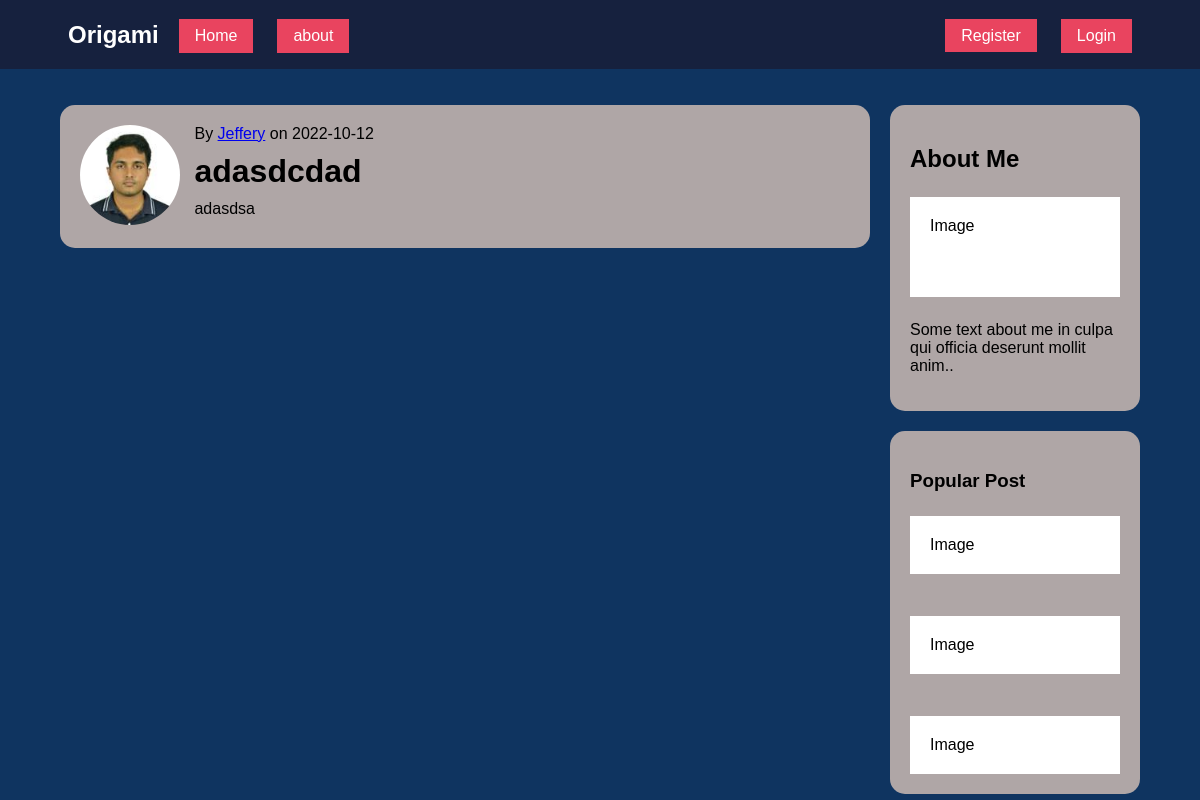
Screenshot of /post/8 with the database file from the repository.
### origami/models.py (models this page shows, shortened)
class User(db.Model, UserMixin):
    id = db.Column(db.Integer, primary_key=True)
    username = db.Column(db.String(20), unique=True, nullable=False)
    email = db.Column(db.String(120), unique=True, nullable=False)
    image_file = db.Column(db.String(20), nullable=False, default='default.jpg')
    password = db.Column(db.String(60), nullable=False)
    posts = db.relationship('Post', backref='author', lazy=True)

class Post(db.Model):
    id = db.Column(db.Integer, primary_key=True)
    title = db.Column(db.String(100), nullable=False)
    date_posted = db.Column(db.DateTime, nullable=False, default=datetime.utcnow)
    content = db.Column(db.Text, nullable=False)
    user_id = db.Column(db.Integer, db.ForeignKey('user.id'), nullable=False)

### origami/routes.py (the view)
@app.route("/post/<int:post_id>")
def post(post_id):
    post = Post.query.get_or_404(post_id)
    return render_template('post.html', title=post.title, post=post)

### origami/templates/post.html (shortened to what this page needs)
{% extends "layout.html" %}
{% block content %}
<div class="leftcolumn">
    <div class="card">
        <img src="{{url_for('static',filename='profile_pics/'+ post.author.image_file)}}" class="profile-pic image-size" alt="users profile pics">
        <div class="text-file">
            <p>By <a href="{{url_for('user_posts', username=post.author.username)}}">{{ post.author.username }}</a> on {{ post.date_posted.strftime('%Y-%m-%d') }}</p>
            <h1>{{ post.title }}</h1>
            <p>{{ post.content }}</p>
        </div>
    </div>
</div>
{% endblock content %}

### origami/static/css/style.css (style rules this page uses)
:root { box-sizing: border-box; }
body { margin: 0; background-color: #0F3460; font-family: Arial, Helvetica, sans-serif; }
body * + * { margin-top: 1.5em; }
.leftcolumn { float:left; width:75%; margin-top: 0; }
.card { background-color: #afa6a6; padding: 20px; margin-top: 20px; border-radius: 15px; }
.profile-pic { display: inline-block; vertical-align:top; border-radius: 50%; }
.text-file { display: inline-block; margin: 0; margin-left: 10px; }
.text-file h1, .text-file p { margin: 0 0 10px 0; }
.card:after { content: ""; display: table; clear: both; }
.image-size { width: 100px; }

### rows the page displays
User: image_file (picture), author.username "Jeffery"
Post: date_posted "2022-10-12", title "adasdcdad", content "adasdsa"
